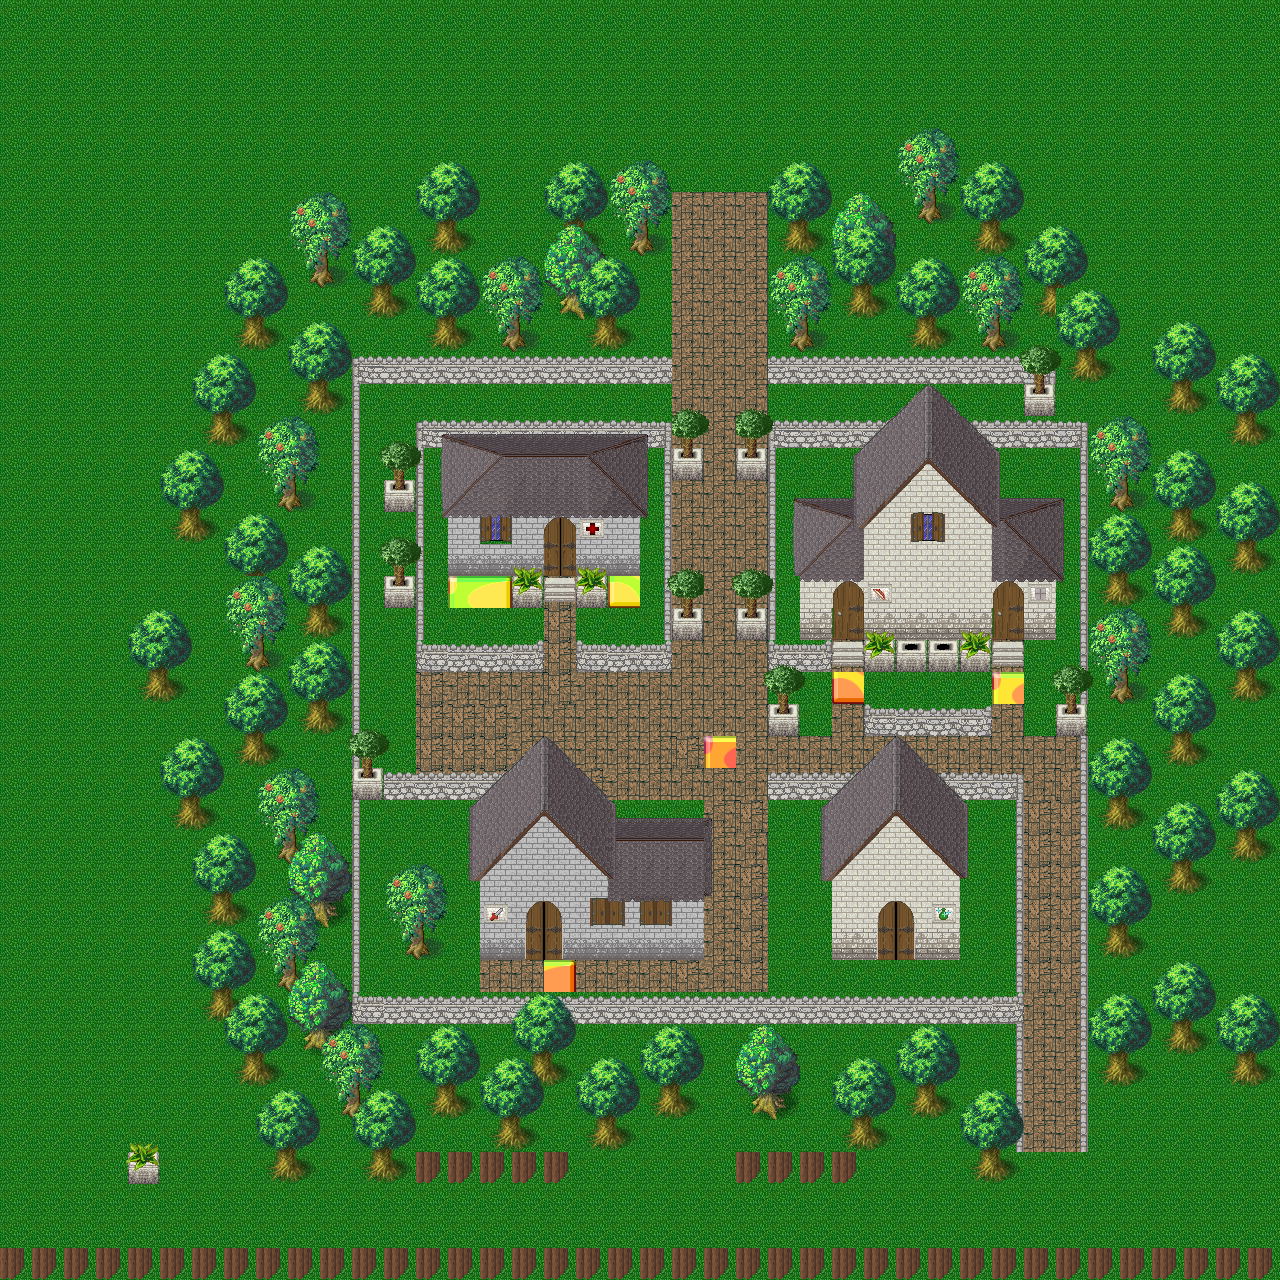

Rendered tile map (Tiled .tmx) drawn with the repository's tilesets; below, a short description and the map source with its tile grids summarised:
An orthogonal 40x40 tile map with 32x32 px tiles, 5 tile layers (Floor, Sprite, Fringe, Over, ...), 4 tilesets and 18 objects (ToGardenNorthWarn, RandomCircle, ToGardenSouthWarn, ToGardenNorth, ToGardenSouth, ...).

<map version="1.0" orientation="orthogonal" width="40" height="40" tilewidth="32" tileheight="32">
 <tileset firstgid="1" name="town" tilewidth="32" tileheight="32">
  <image source="../../../../Assets/images/tiles/town.png" width="628" height="370" />
  <tile id="20">
   <properties>
    <property name="Tag" value="TileCollision" />
   </properties>
  </tile>
  <tile id="21">
   <properties>
    <property name="Tag" value="TileCollision" />
   </properties>
  </tile>
  <tile id="23">
   <properties>
    <property name="Tag" value="TileCollision" />
   </properties>
  </tile>
  <tile id="26">
   <properties>
    <property name="Tag" value="TileCollision" />
   </properties>
  </tile>
  <tile id="31">
   <properties>
    <property name="Tag" value="TileCollision" />
   </properties>
  </tile>
  <tile id="34">
   <properties>
    <property name="Tag" value="TileCollision" />
   </properties>
  </tile>
  <tile id="36">
   <properties>
    <property name="Tag" value="TileCollision" />
   </properties>
  </tile>
  <tile id="39">
   <properties>
    <property name="Tag" value="TileCollision" />
   </properties>
  </tile>
  <tile id="40">
   <properties>
    <property name="Tag" value="TileCollision" />
   </properties>
  </tile>
  <tile id="42">
   <properties>
    <property name="Tag" value="TileCollision" />
   </properties>
  </tile>
  <tile id="44">
   <properties>
    <property name="Tag" value="TileCollision" />
   </properties>
  </tile>
  <tile id="45">
   <properties>
    <property name="Tag" value="TileCollision" />
   </properties>
  </tile>
  <tile id="48">
   <properties>
    <property name="Tag" value="TileCollision" />
   </properties>
  </tile>
  <tile id="50">
   <properties>
    <property name="Tag" value="TileCollision" />
   </properties>
  </tile>
  <tile id="53">
   <properties>
    <property name="Tag" value="TileCollision" />
   </properties>
  </tile>
  <tile id="55">
   <properties>
    <property name="Tag" value="TileCollision" />
   </properties>
  </tile>
  <tile id="86">
   <properties>
    <property name="Tag" value="TileCollision" />
   </properties>
  </tile>
  <tile id="88">
   <properties>
    <property name="Tag" value="TileCollision" />
   </properties>
  </tile>
  <tile id="96">
   <properties>
    <property name="Tag" value="TileCollision" />
   </properties>
  </tile>
  <tile id="98">
   <properties>
    <property name="Tag" value="TileCollision" />
   </properties>
  </tile>
  <tile id="101">
   <properties>
    <property name="Tag" value="TileCollision" />
   </properties>
  </tile>
  <tile id="103">
   <properties>
    <property name="Tag" value="TileCollision" />
   </properties>
  </tile>
  <tile id="105">
   <properties>
    <property name="Tag" value="TileCollision" />
   </properties>
  </tile>
  <tile id="107">
   <properties>
    <property name="Tag" value="TileCollision" />
   </properties>
  </tile>
  <tile id="112">
   <properties>
    <property name="Tag" value="PointForce" />
   </properties>
  </tile>
  <tile id="115">
   <properties>
    <property name="Tag" value="TileCollision" />
   </properties>
  </tile>
  <tile id="117">
   <properties>
    <property name="Tag" value="TileCollision" />
   </properties>
  </tile>
  <tile id="129">
   <properties>
    <property name="Tag" value="TileCollision" />
   </properties>
  </tile>
  <tile id="139">
   <properties>
    <property name="Tag" value="TileCollision" />
   </properties>
  </tile>
  <tile id="141">
   <properties>
    <property name="Tag" value="TileCollision" />
   </properties>
  </tile>
  <tile id="143">
   <properties>
    <property name="Tag" value="TileCollision" />
   </properties>
  </tile>
  <tile id="145">
   <properties>
    <property name="Tag" value="TileCollision" />
   </properties>
  </tile>
  <tile id="150">
   <properties>
    <property name="Tag" value="TileCollision" />
   </properties>
  </tile>
  <tile id="167">
   <properties>
    <property name="Tag" value="TileCollision" />
   </properties>
  </tile>
  <tile id="208">
   <properties>
    <property name="Tag" value="TileCollision" />
   </properties>
  </tile>
 </tileset>
 <tileset firstgid="210" name="Others" tilewidth="32" tileheight="32">
  <image source="../../../../Assets/images/tiles/town1.png" width="246" height="209" />
  <tile id="13">
   <properties>
    <property name="Tag" value="TileCollision" />
   </properties>
  </tile>
  <tile id="15">
   <properties>
    <property name="Tag" value="TileCollision" />
   </properties>
  </tile>
  <tile id="25">
   <properties>
    <property name="Tag" value="TileCollision" />
   </properties>
  </tile>
 </tileset>
 <tileset firstgid="252" name="Woodland_x3" tilewidth="32" tileheight="32">
  <image source="../../../../Assets/images/tiles/Woodland_x3.png" width="512" height="192" />
  <tile id="16">
   <properties>
    <property name="Tag" value="TileCollision" />
   </properties>
  </tile>
  <tile id="17">
   <properties>
    <property name="Tag" value="TileCollision" />
   </properties>
  </tile>
  <tile id="18">
   <properties>
    <property name="Tag" value="TileCollision" />
   </properties>
  </tile>
  <tile id="19">
   <properties>
    <property name="Tag" value="TileCollision" />
   </properties>
  </tile>
  <tile id="20">
   <properties>
    <property name="Tag" value="TileCollision" />
   </properties>
  </tile>
  <tile id="21">
   <properties>
    <property name="Tag" value="TileCollision" />
   </properties>
  </tile>
  <tile id="26">
   <properties>
    <property name="tag" value="TileCollision" />
   </properties>
  </tile>
  <tile id="32">
   <properties>
    <property name="Tag" value="TileCollision" />
   </properties>
  </tile>
  <tile id="33">
   <properties>
    <property name="Tag" value="TileCollision" />
   </properties>
  </tile>
  <tile id="34">
   <properties>
    <property name="Tag" value="TileCollision" />
   </properties>
  </tile>
  <tile id="35">
   <properties>
    <property name="Tag" value="TileCollision" />
   </properties>
  </tile>
  <tile id="36">
   <properties>
    <property name="Tag" value="TileCollision" />
   </properties>
  </tile>
  <tile id="37">
   <properties>
    <property name="Tag" value="TileCollision" />
   </properties>
  </tile>
 </tileset>
 <tileset firstgid="348" name="SpritePosition" tilewidth="32" tileheight="32">
  <image source="../../../../Assets/images/tiles/Blocks.png" trans="ff00ff" width="512" height="512" />
  <tile id="0">
   <properties>
    <property name="Tag" value="PlayerPosition" />
   </properties>
  </tile>
  <tile id="2">
   <properties>
    <property name="Tag" value="DwarfPosition" />
   </properties>
  </tile>
  <tile id="3">
   <properties>
    <property name="Tag" value="BarbarianPosition" />
   </properties>
  </tile>
  <tile id="4">
   <properties>
    <property name="Tag" value="RedGemPosition" />
   </properties>
  </tile>
  <tile id="5">
   <properties>
    <property name="Tag" value="GreenGemPosition" />
   </properties>
  </tile>
  <tile id="18">
   <properties>
    <property name="Tag" value="KnightPosition" />
   </properties>
  </tile>
  <tile id="20">
   <properties>
    <property name="Tag" value="BlueGemPosition" />
   </properties>
  </tile>
  <tile id="32">
   <properties>
    <property name="Tag" value="ToGardenNorthPosition" />
   </properties>
  </tile>
  <tile id="33">
   <properties>
    <property name="Tag" value="ToGardenSouthPosition" />
   </properties>
  </tile>
 </tileset>
 <layer name="Floor" width="40" height="40">
  <data>[1600 cells, 1600 non-empty, 8 distinct tile ids]</data>
 </layer>
 <layer name="Sprite" width="40" height="40">
  <data>[1600 cells, 7 non-empty, 7 distinct tile ids]</data>
 </layer>
 <layer name="Fringe" width="40" height="40">
  <data>[1600 cells, 637 non-empty, 45 distinct tile ids]</data>
 </layer>
 <layer name="Over" width="40" height="40">
  <data>[1600 cells, 216 non-empty, 74 distinct tile ids]</data>
 </layer>
 <layer name="Hip roof" width="40" height="40">
  <data>[1600 cells, 59 non-empty, 31 distinct tile ids]</data>
 </layer>
 <objectgroup name="trigger" width="40" height="40">
  <object name="ToGardenNorthWarn" x="672" y="352" width="96" height="96" />
  <object name="RandomCircle" x="352" y="672" width="96" height="96">
   <ellipse />
  </object>
  <object name="ToGardenSouthWarn" x="1024" y="800" width="64" height="352" />
  <object name="ToGardenNorth" x="640" y="288" width="160" height="64" />
  <object name="ToGardenSouth" x="992" y="1152" width="128" height="64" />
 </objectgroup>
 <objectgroup name="collision" width="40" height="40">
  <object name="Rectangle1" x="412" y="1145" width="162" height="42" />
  <object name="Circle1" x="735" y="1149" width="128" height="39">
   <ellipse />
  </object>
  <object name="Line1" x="3" y="1251">
   <polyline points="0,0 237,-70 361,-164 694,-176 694,-3 1266,0 1250,-175 1317,-169 1402,-10" />
  </object>
  <object x="903" y="1036" width="54" height="52">
   <ellipse />
  </object>
  <object x="745" y="1040" width="68" height="62">
   <ellipse />
  </object>
  <object x="231" y="1003" width="61" height="58">
   <ellipse />
  </object>
  <object x="0" y="0" width="1280" height="192" />
  <object x="1024" y="800">
   <polyline points="0,0 0,352" />
  </object>
  <object x="1088" y="448">
   <polyline points="0,0 0,704" />
  </object>
  <object x="768" y="448">
   <polyline points="0,0 0,192" />
  </object>
  <object x="672" y="448">
   <polyline points="0,0 0,192" />
  </object>
  <object x="416" y="448">
   <polyline points="0,0 0,192" />
  </object>
  <object x="352" y="384">
   <polyline points="0,0 0,640" />
  </object>
 </objectgroup>
</map>
